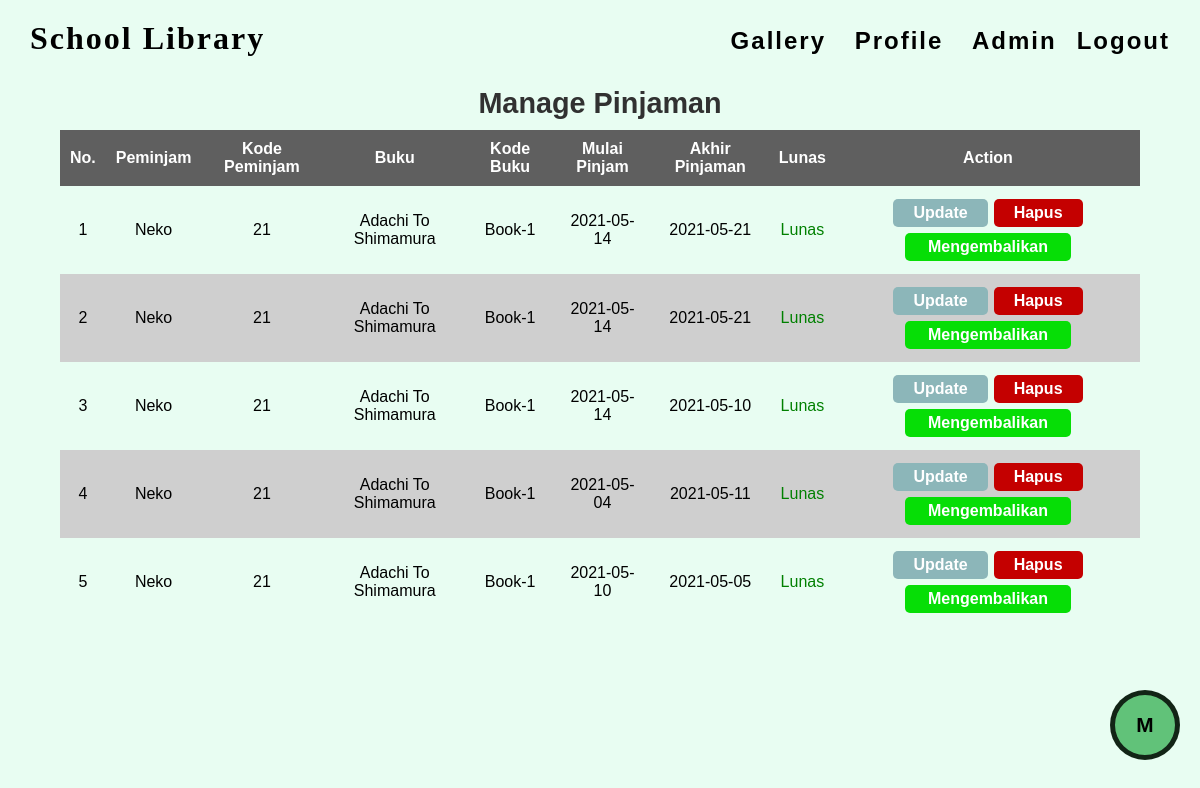
Screenshot of /manage_pinjaman.php (signed in) with the database file from the repository.
### tables this page shows
CREATE TABLE `pinjam` (
  `id` varchar(40) NOT NULL,
  `kode_peminjam` int(5) NOT NULL,
  `kode_buku` char(8) NOT NULL,
  `tenggat` int(3) NOT NULL,
  `denda` int(4) NOT NULL,
  `date_start` date NOT NULL,
  `date_end` date NOT NULL,
  `lunas` tinyint(1) NOT NULL,
  `total_denda` int(7) NOT NULL
);

### manage_pinjaman.php (the view, shortened to what this page needs)
<?php
  $check = check_login();
  if ($check) {
    include_once("./action/connection.php");
    $semua_pinjaman = mysqli_query($mysqli, "SELECT * FROM pinjam LEFT JOIN (SELECT no_anggota, nama FROM anggota) as agt ON pinjam.kode_peminjam = agt.no_anggota INNER JOIN (SELECT kode, judul FROM buku) as bk ON pinjam.kode_buku = bk.kode");
  }
?>
<!DOCTYPE html>
<html lang="en">
  <head>
    <link rel="stylesheet" href="/web-perpus/style/style.css" />
    <link rel="stylesheet" href="/web-perpus/style/admin.css" />
    <link rel="stylesheet" href="/web-perpus/style/manage_buku.css?v=5">
  </head>
  <body>
    <nav>
      <section class="logo">
        <a href="/web-perpus/index.php">School Library</a>
      </section>
      <section class="nav-right">
        <a href="/web-perpus/gallery.php">gallery</a>
        <a href="/web-perpus/index.php#profile">profile</a>
        <?php
          if ($_SESSION['username']) {
            echo '<a href="/web-perpus/pinjam.php">admin</a>';
            echo '<a href="/web-perpus/logout.php">Logout</a>';
          }
        ?>
      </section>
    </nav>
    <h1 class="title">Manage Pinjaman</h1>
    <div class="table-container">
        <table>
            <thead>
                <tr>
                    <th>no.</th>
                    <th>peminjam</th>
                    <th>kode peminjam</th>
                    <th>buku</th>
                    <th>kode buku</th>
                    <th>mulai pinjam</th>
                    <th>akhir pinjaman</th>
                    <th>lunas</th>
                    <th>action</th>
                </tr>
            </thead>
            <tbody>
              <?php
                $i = 1;
                while ($pinjaman = mysqli_fetch_array($semua_pinjaman)) {
                  $id = $pinjaman['id'];
                  $kode_peminjam = $pinjaman['kode_peminjam'];
                  $kode_buku = $pinjaman['kode_buku'];
                  $tenggat = $pinjaman['tenggat'];
                  $denda = $pinjaman['denda'];
                  $date_start = $pinjaman['date_start'];
                  $date_end = $pinjaman['date_end'];
                  $lunas = $pinjaman['lunas'];
                  $nama = $pinjaman['nama'];
                  $judul = $pinjaman['judul'];
                  echo '<tr>';
                      echo '<td>'.$i.'</td>';
                      echo '<td>'.$nama.'</td>';
                      echo '<td>'.$kode_peminjam.'</td>';
                      echo '<td>'.$judul.'</td>';
                      echo '<td>'.$kode_buku.'</td>';
                      echo '<td>'.$date_start.'</td>';
                      echo '<td>'.$date_end.'</td>';
                      if ($lunas == 1) {
                        echo '<td style="color: green;">lunas</td>';
                      } else {
                        echo '<td style="color: red;">belum</td>';
                      }
                      echo '<td class="action">';
                          echo '<button class="update" data-id="1" onclick="openSezamUpdate(`'.$id.', '.$kode_peminjam.', '.$kode_buku.', '.$tenggat.', '.$denda.', '.$date_start.', '.$date_end.', '.$lunas.'`)">update</button>';
                          if ($lunas === "0") {
                            echo '<button class="delete" data-id="1" onclick="alert(`Buku belum di kembalikan.`)">Hapus</button>';
                            echo '<a class="detail" href="/web-perpus/detail_pinjaman.php?id='.$id.'" style="background:#004e00;">Mengembalikan</a>';
                          } else {
                            echo '<button class="delete" data-id="1" onclick="openSezamDelete(`'.$id.'`)">Hapus</button>';
                            echo '<a class="detail" href="/web-perpus/detail_pinjaman.php?id='.$id.'">Mengembalikan</a>';
                          }
                      echo '</td>';
                  echo '</tr>';
                  $i ++;
                }
              ?>
            </tbody>
        </table>
    </div>
    <section class="button-nav">M</section>
  </body>
</html>

### style/style.css (style rules this page uses)
* { margin: 0; padding: 0; box-sizing: border-box; font-family: sans-serif; text-decoration: none; color: black; scroll-behavior: smooth; }
body { background-color: rgba(211, 253, 230, 0.514); }
h1.title { font-size: 1.8rem; color: rgb(49, 49, 49); padding: 10px; text-align: center; text-transform: capitalize; }
nav { display: flex; justify-content: flex-start; padding: 20px; align-items: baseline; }
.logo, .nav { margin: 0 10px; font-size: larger; font-weight: bold; letter-spacing: 2px; }
.logo > a { font-size: 2rem; font-family: Ubuntu; }
nav > .nav-right { font-size: 1.5rem; margin-left: auto; text-transform: capitalize; letter-spacing: 2px; }
nav > .nav-right > a { padding: 10px; font-weight: 600; }
a, .gallery .img > img { transition: 250ms ease-in-out; }

### style/admin.css (style rules this page uses)
.button-nav { display: grid; place-content: center; font-weight: 700; font-size: 1.3rem; width: 70px; height: 70px; border-radius: 50%; background-color: rgb(97, 194, 121); position: fixed; bottom: 0; right: 0; margin: 0 20px 40px 0; cursor: pointer; transition: 250ms ease-in-out; border: 5px solid rgba(0, 0, 0, 0.815); }

### style/manage_buku.css (style rules this page uses)
.table-container { margin-bottom: 20px; }
.table-container > table { width: 90vw; margin: 0 auto; }
th, td { text-align: center; padding: 10px; text-transform: capitalize; }
table { border-collapse:collapse }
thead { background-color: rgb(95, 95, 95); }
th { color: white; }
tr:nth-child(even) { background-color: rgb(207, 207, 207); }
.update, .delete { padding: 5px 20px; border: none; outline: none; font-size: 1rem; border-radius: 5px; transition: 450ms all; font-weight: 600; text-transform: capitalize; cursor: pointer; margin: 0 5px; }
.update { color: white; background-color: rgb(140, 182, 185); }
.delete { color: white; background-color: rgb(196, 0, 0); }

### manage_pinjaman.php (style rules this page uses)
.detail { padding: 5px 23px; border: none; outline: none; font-size: 1rem; border-radius: 5px; transition: 450ms all; font-weight: 600; text-transform: capitalize; cursor: pointer; margin: 0 5px; background: #06de06; color: white; }
.action { display: flex; flex-wrap: wrap; justify-content: center; }
.action button, .action a { margin: 3px; }

### rows the page displays
pinjam: nama "Neko", kode_peminjam "21", judul "Adachi To Shimamura", kode_buku "Book-1", date_start "2021-05-14", date_end "2021-05-21", lunas "Lunas"
pinjam: nama "Neko", kode_peminjam "21", judul "Adachi To Shimamura", kode_buku "Book-1", date_start "2021-05-14", date_end "2021-05-21", lunas "Lunas"
pinjam: nama "Neko", kode_peminjam "21", judul "Adachi To Shimamura", kode_buku "Book-1", date_start "2021-05-14", date_end "2021-05-10", lunas "Lunas"
pinjam: nama "Neko", kode_peminjam "21", judul "Adachi To Shimamura", kode_buku "Book-1", date_start "2021-05-04", date_end "2021-05-11", lunas "Lunas"
pinjam: nama "Neko", kode_peminjam "21", judul "Adachi To Shimamura", kode_buku "Book-1", date_start "2021-05-10", date_end "2021-05-05", lunas "Lunas"
